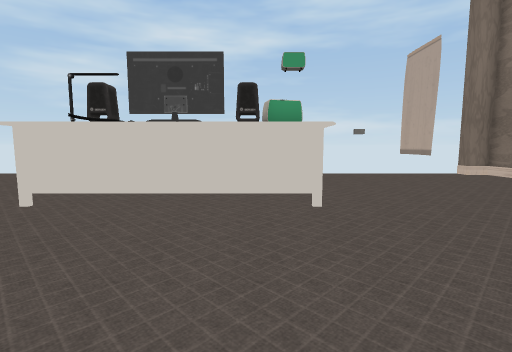
View 1 (above)

16 first-person views from a walk through a scene from a Unity 3-D project. The camera is 1.4 m above the floor, tilts 6° down and sees 85° across. The floor is counted in squares, 1 m on a side. Each view is taken from the middle of a square. On the plan, view 1 faces up. The plan holds only what a view shows up to about 14 squares ahead; the rest is blank. The place goes on beyond the plan. Some surface patterns are stand-ins.

View 2
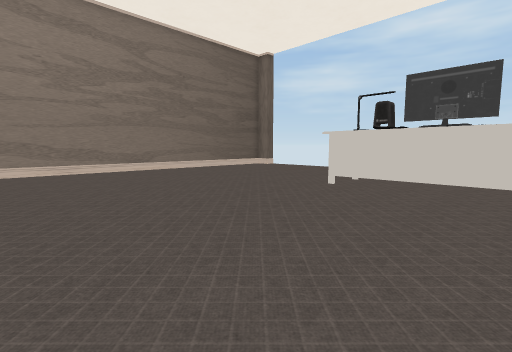

View 3
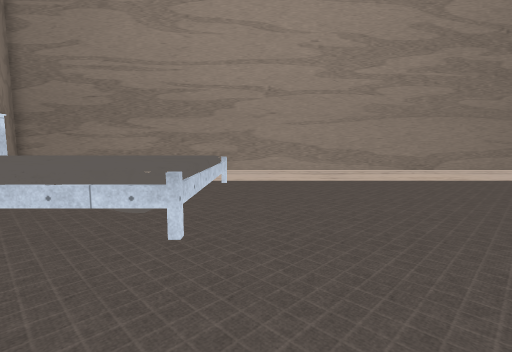

View 4
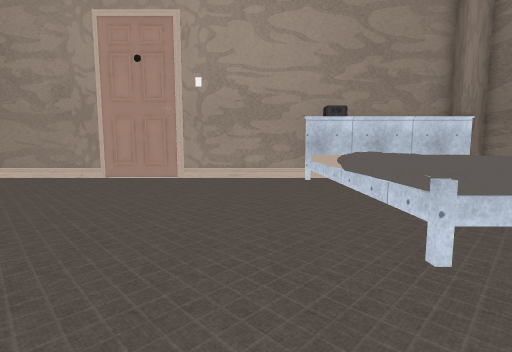

View 5
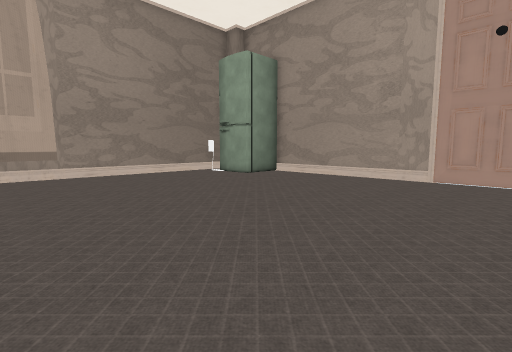

View 6
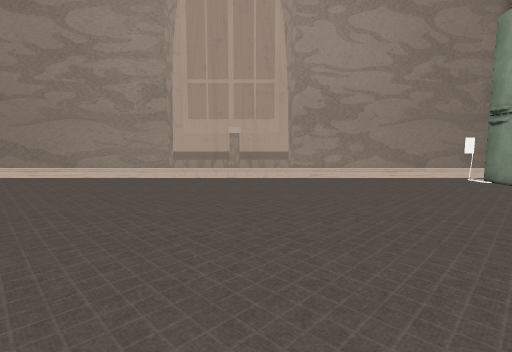

View 7
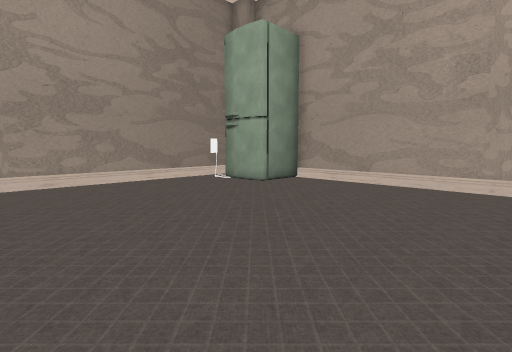

View 8
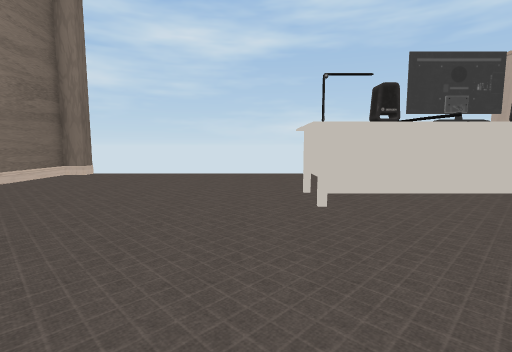

View 9
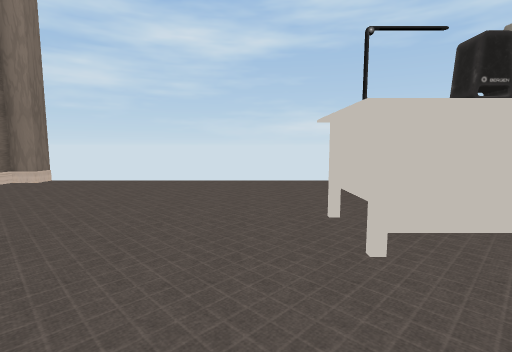

View 10
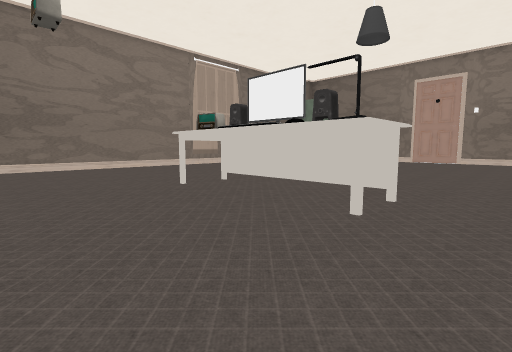

View 11
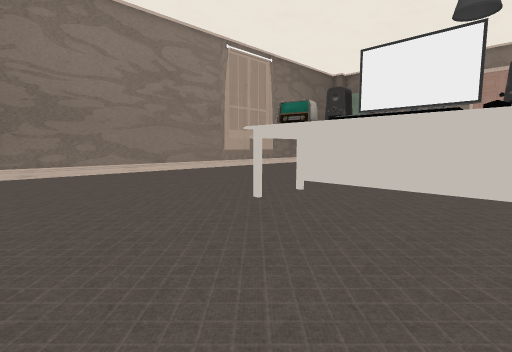

View 12
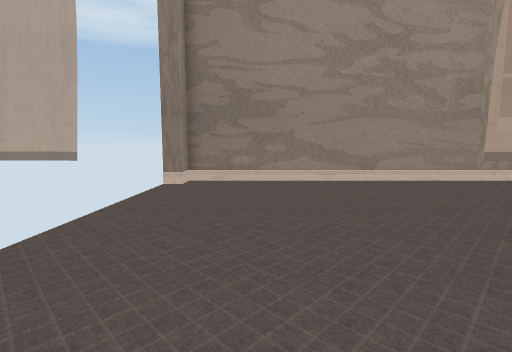

View 13
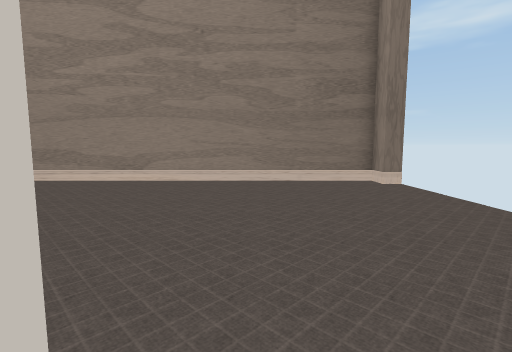

View 14
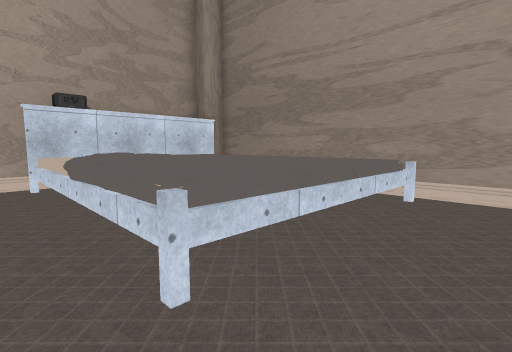

View 15
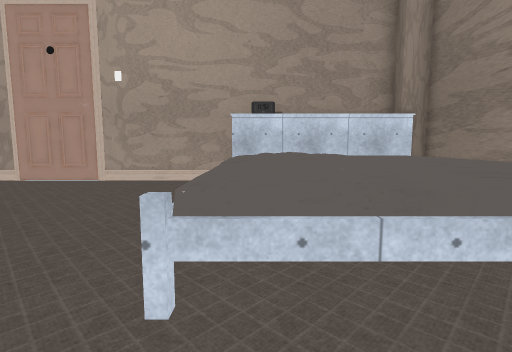

View 16
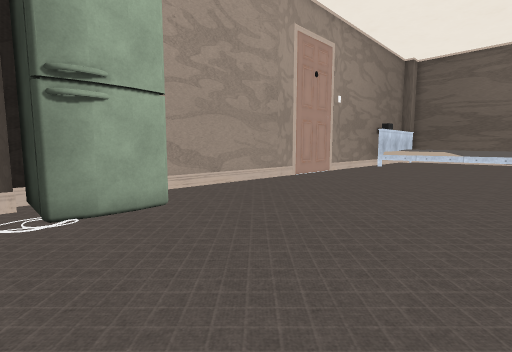

### Floor plan
Key: @ floor where view 1 was taken; # wall or solid block; x gap in a wall; . floor; = window, fence, low wall or low ledge; ^ raised ledge; O other object.
Columns run from 17 left of view 1 to 12 right of it. Each row starts with its distance up from view 1.
 15  #                          #
 14 ##..........................##
 13 #............................#
 12 #............................#
 11 #............................#
 10 #............................#
  9 #............................#
  8 #...........OOOOOOO..........#
  7 #...........OOOOOOO..........#
  6 #............................#
  5 #............................#
  4 #............................#
  3 #............................#
  2 #............................#
  1 #............................#
  0 #................@...........#
 -1 #............................#
 -2 #............................#
 -3 #............................#
 -4 #x^^^^^^=....................#
 -5 #^^^^^^^^....................#
 -6 # ^^^^^^^....................#
 -7 # ^^^^^^^....................#
 -8 # ^^^^^^^....................#
 -9 # ^^^^^^^....................#
-10 # ^^^^^^^....................#
-11 # ^ ^^^^^................###.#
-12 # ^  ^ ^^................###O#
-13 ###^#####................# ###
-14         ##################

Where each view was taken, in squares from view 1:
view 1: 0 up, 0 right, facing up
view 2: 3 down, 0 right, facing up-left
view 3: 3 down, 5 left, facing left
view 4: 1 down, 7 left, facing down
view 5: 1 down, 3 left, facing down-right
view 6: 2 down, 1 left, facing right
view 7: 3 down, 0 right, facing down-right
view 8: 0 up, 7 left, facing up
view 9: 3 up, 7 left, facing up
view 10: 14 up, 8 left, facing down-right
view 11: 14 up, 4 left, facing down-right
view 12: 11 up, 0 right, facing right
view 13: 9 up, 5 left, facing left
view 14: 2 down, 8 left, facing down-left
view 15: 2 down, 10 left, facing down
view 16: 5 down, 11 right, facing down-left
